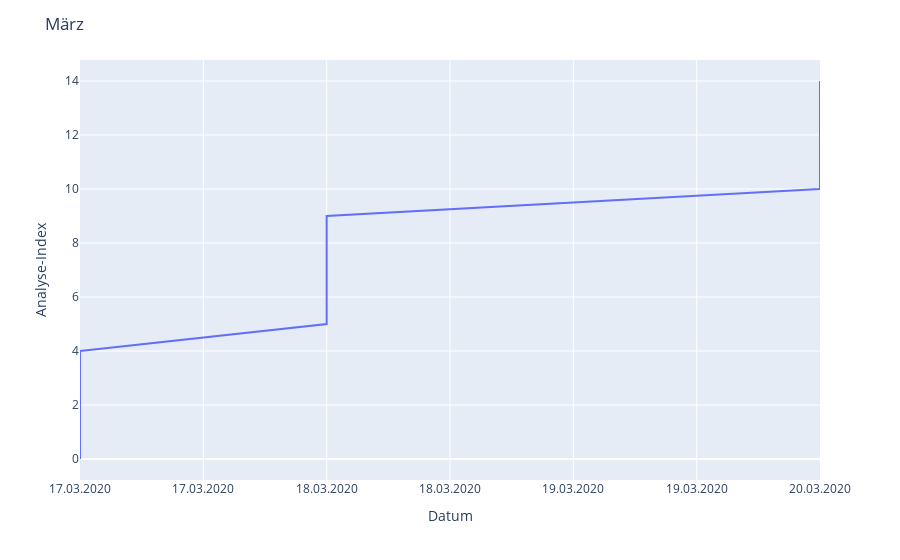
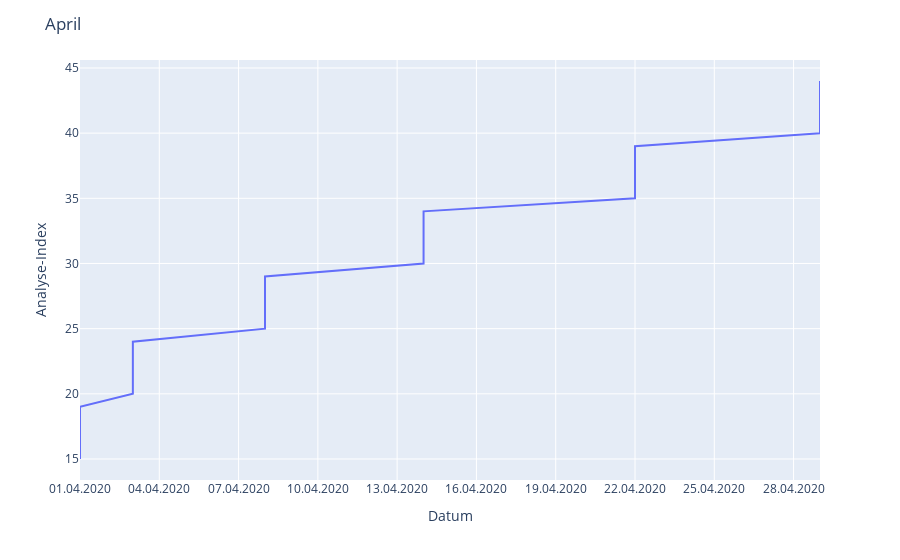

The notebook cell saved with these charts, in order:
### Code cell
from src.StreamPort.ml.MachineLearningEngine import MachineLearningEngine
import plotly.express as px
import pandas as pd

# Creates an empty MachineLearningEngine object and prints it
path = 'feature_list.csv'
engine = MachineLearningEngine()
engine.add_analyses_from_csv(path)

class_path = 'feature_metadata.csv'
engine.add_classes_from_csv(class_path)
engine.print()
engine.extract_dates()

analysis_names = [analysis.name for analysis in engine._analyses]
dates = engine._dates

df = pd.DataFrame({'Datum': dates, 'Analyse-Index': range(len(dates)), 'Analyse-Name': analysis_names})
# filter data for march and april
df_marz = df[df['Datum'].dt.month == 3]
df_april = df[df['Datum'].dt.month == 4]
# create plot for march
fig_marz = px.line(df_marz, x='Datum', y='Analyse-Index', hover_name='Analyse-Name')
fig_marz.update_layout(
    title='März', 
    xaxis_title='Datum', 
    yaxis_title='Analyse-Index',
    xaxis=dict(tickformat='%d.%m.%Y') 
)
# create plot for april
fig_april = px.line(df_april, x='Datum', y='Analyse-Index', hover_name='Analyse-Name')
fig_april.update_layout(
    title='April', 
    xaxis_title='Datum', 
    yaxis_title='Analyse-Index',
    xaxis=dict(tickformat='%d.%m.%Y')  
)
fig_marz.show()
fig_april.show()

### Figure 1 — Plotly figure (JSON) as saved in the notebook; plotly's stock layout.template omitted (floating-point values rounded to 4 significant figures)
{"data": [{"hovertemplate": "<b>%{hovertext}</b><br><br>Datum=%{x}<br>Analyse-Index=%{y}<extra></extra>", "hovertext": ["M200317000A", "M200317007", "M200317008", "M200317009", "M200317010", "M200318000A", "M200318001", "M200318002", "M200318003", "M200318004", "M200320000A", "M200320001", "M200320002", "M200320003", "M200320004"], "legendgroup": "", "line": {"color": "#636efa", "dash": "solid"}, "marker": {"symbol": "circle"}, "mode": "lines", "name": "", "orientation": "v", "showlegend": false, "type": "scatter", "x": ["2020-03-17T00:00:00", "2020-03-17T00:00:00", "2020-03-17T00:00:00", "2020-03-17T00:00:00", "2020-03-17T00:00:00", "2020-03-18T00:00:00", "2020-03-18T00:00:00", "2020-03-18T00:00:00", "2020-03-18T00:00:00", "2020-03-18T00:00:00", "2020-03-20T00:00:00", "2020-03-20T00:00:00", "2020-03-20T00:00:00", "2020-03-20T00:00:00", "2020-03-20T00:00:00"], "xaxis": "x", "y": [0, 1, 2, 3, 4, 5, 6, 7, 8, 9, 10, 11, 12, 13, 14], "yaxis": "y"}], "layout": {"legend": {"tracegroupgap": 0}, "margin": {"t": 60}, "title": {"text": "März"}, "xaxis": {"anchor": "y", "domain": [0, 1], "tickformat": "%d.%m.%Y", "title": {"text": "Datum"}}, "yaxis": {"anchor": "x", "domain": [0, 1], "title": {"text": "Analyse-Index"}}}}

### Figure 2 — Plotly figure (JSON) as saved in the notebook; plotly's stock layout.template omitted (floating-point values rounded to 4 significant figures)
{"data": [{"hovertemplate": "<b>%{hovertext}</b><br><br>Datum=%{x}<br>Analyse-Index=%{y}<extra></extra>", "hovertext": ["M200401000A", "M200401068", "M200401069", "M200401070", "M200401071", "M200403000A", "M200403005", "M200403006", "M200403007", "M200403008", "M200408000A", "M200408025", "M200408026", "M200408027", "M200408028", "M200414000A", "M200414005", "M200414006", "M200414007", "M200414008", "M200422000A", "M200422146", "M200422147", "M200422148", "M200422149", "M200429000A", "M200429096", "M200429097", "M200429098", "M200429099"], "legendgroup": "", "line": {"color": "#636efa", "dash": "solid"}, "marker": {"symbol": "circle"}, "mode": "lines", "name": "", "orientation": "v", "showlegend": false, "type": "scatter", "x": ["2020-04-01T00:00:00", "2020-04-01T00:00:00", "2020-04-01T00:00:00", "2020-04-01T00:00:00", "2020-04-01T00:00:00", "2020-04-03T00:00:00", "2020-04-03T00:00:00", "2020-04-03T00:00:00", "2020-04-03T00:00:00", "2020-04-03T00:00:00", "2020-04-08T00:00:00", "2020-04-08T00:00:00", "2020-04-08T00:00:00", "2020-04-08T00:00:00", "2020-04-08T00:00:00", "2020-04-14T00:00:00", "2020-04-14T00:00:00", "2020-04-14T00:00:00", "2020-04-14T00:00:00", "2020-04-14T00:00:00", "2020-04-22T00:00:00", "2020-04-22T00:00:00", "2020-04-22T00:00:00", "2020-04-22T00:00:00", "2020-04-22T00:00:00", "2020-04-29T00:00:00", "2020-04-29T00:00:00", "2020-04-29T00:00:00", "2020-04-29T00:00:00", "2020-04-29T00:00:00"], "xaxis": "x", "y": [15, 16, 17, 18, 19, 20, 21, 22, 23, 24, 25, 26, 27, 28, 29, 30, 31, 32, 33, 34, 35, 36, 37, 38, 39, 40, 41, 42, 43, 44], "yaxis": "y"}], "layout": {"legend": {"tracegroupgap": 0}, "margin": {"t": 60}, "title": {"text": "April"}, "xaxis": {"anchor": "y", "domain": [0, 1], "tickformat": "%d.%m.%Y", "title": {"text": "Datum"}}, "yaxis": {"anchor": "x", "domain": [0, 1], "title": {"text": "Analyse-Index"}}}}
